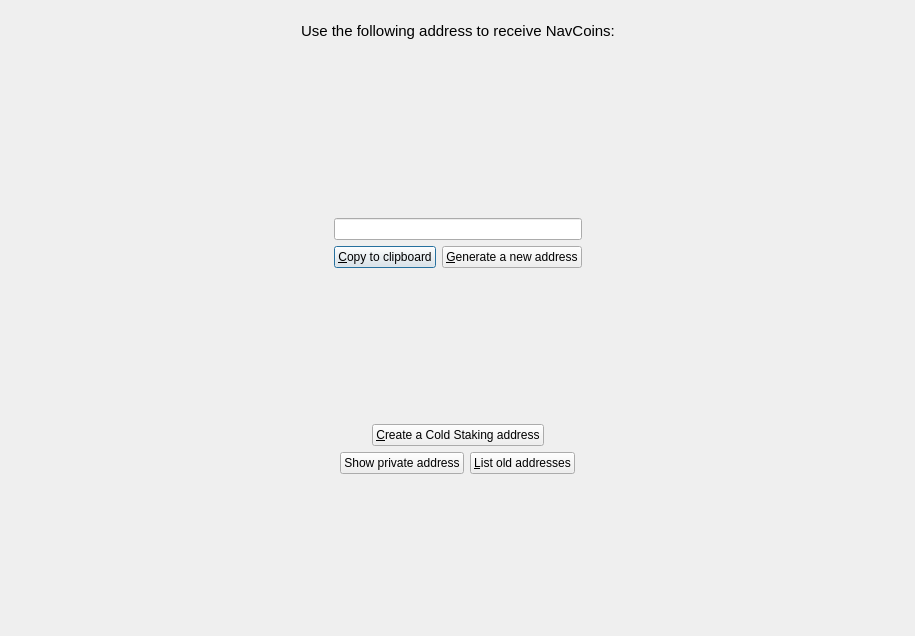
<?xml version="1.0" encoding="UTF-8"?>
<ui version="4.0">
 <class>getAddressToReceive</class>
 <widget class="QWidget" name="getAddressToReceive">
  <property name="windowModality">
   <enum>Qt::NonModal</enum>
  </property>
  <property name="geometry">
   <rect>
    <x>0</x>
    <y>0</y>
    <width>915</width>
    <height>636</height>
   </rect>
  </property>
  <property name="sizePolicy">
   <sizepolicy hsizetype="MinimumExpanding" vsizetype="MinimumExpanding">
    <horstretch>0</horstretch>
    <verstretch>0</verstretch>
   </sizepolicy>
  </property>
  <property name="windowTitle">
   <string>Form</string>
  </property>
  <layout class="QGridLayout" name="gridLayout">
   <item row="0" column="0">
    <layout class="QVBoxLayout" name="verticalLayout">
     <property name="sizeConstraint">
      <enum>QLayout::SetNoConstraint</enum>
     </property>
     <item>
      <spacer name="verticalSpacer">
       <property name="orientation">
        <enum>Qt::Vertical</enum>
       </property>
       <property name="sizeType">
        <enum>QSizePolicy::Maximum</enum>
       </property>
       <property name="sizeHint" stdset="0">
        <size>
         <width>20</width>
         <height>10</height>
        </size>
       </property>
      </spacer>
     </item>
     <item>
      <layout class="QHBoxLayout" name="horizontalLayout">
       <item>
        <spacer name="horizontalSpacer">
         <property name="orientation">
          <enum>Qt::Horizontal</enum>
         </property>
         <property name="sizeHint" stdset="0">
          <size>
           <width>40</width>
           <height>20</height>
          </size>
         </property>
        </spacer>
       </item>
       <item>
        <widget class="QLabel" name="label">
         <property name="font">
          <font>
           <pointsize>11</pointsize>
          </font>
         </property>
         <property name="text">
          <string>Use the following address to receive NavCoins:</string>
         </property>
        </widget>
       </item>
       <item>
        <spacer name="horizontalSpacer_2">
         <property name="orientation">
          <enum>Qt::Horizontal</enum>
         </property>
         <property name="sizeHint" stdset="0">
          <size>
           <width>40</width>
           <height>20</height>
          </size>
         </property>
        </spacer>
       </item>
      </layout>
     </item>
     <item>
      <spacer name="verticalSpacer_2">
       <property name="orientation">
        <enum>Qt::Vertical</enum>
       </property>
       <property name="sizeHint" stdset="0">
        <size>
         <width>20</width>
         <height>10</height>
        </size>
       </property>
      </spacer>
     </item>
     <item>
      <layout class="QHBoxLayout" name="horizontalLayout_8">
       <item>
        <spacer name="horizontalSpacer_4">
         <property name="orientation">
          <enum>Qt::Horizontal</enum>
         </property>
         <property name="sizeHint" stdset="0">
          <size>
           <width>40</width>
           <height>20</height>
          </size>
         </property>
        </spacer>
       </item>
       <item>
        <layout class="QHBoxLayout" name="horizontalLayout_2">
         <item>
          <spacer name="horizontalSpacer_16">
           <property name="orientation">
            <enum>Qt::Horizontal</enum>
           </property>
           <property name="sizeHint" stdset="0">
            <size>
             <width>40</width>
             <height>20</height>
            </size>
           </property>
          </spacer>
         </item>
         <item>
          <layout class="QVBoxLayout" name="verticalLayout_3">
           <item>
            <widget class="QRImageWidget" name="lblQRCode">
             <property name="toolTip">
              <string>QR Code</string>
             </property>
             <property name="styleSheet">
              <string notr="true"/>
             </property>
             <property name="textFormat">
              <enum>Qt::PlainText</enum>
             </property>
             <property name="alignment">
              <set>Qt::AlignCenter</set>
             </property>
             <property name="wordWrap">
              <bool>true</bool>
             </property>
            </widget>
           </item>
           <item>
            <widget class="QLineEdit" name="lblAddress">
             <property name="alignment">
              <set>Qt::AlignCenter</set>
             </property>
             <property name="readOnly">
              <bool>true</bool>
             </property>
            </widget>
           </item>
           <item>
            <layout class="QHBoxLayout" name="verticalLayout_13">
             <item>
              <widget class="QPushButton" name="copyClipboardButton">
               <property name="text">
                <string>&amp;Copy to clipboard</string>
               </property>
               <property name="default">
                <bool>true</bool>
               </property>
              </widget>
             </item>
             <item>
              <widget class="QPushButton" name="newAddressButton">
               <property name="text">
                <string>&amp;Generate a new address</string>
               </property>
              </widget>
             </item>
            </layout>
           </item>
          </layout>
         </item>
         <item>
          <spacer name="horizontalSpacer_15">
           <property name="orientation">
            <enum>Qt::Horizontal</enum>
           </property>
           <property name="sizeHint" stdset="0">
            <size>
             <width>40</width>
             <height>20</height>
            </size>
           </property>
          </spacer>
         </item>
        </layout>
       </item>
       <item>
        <spacer name="horizontalSpacer_3">
         <property name="orientation">
          <enum>Qt::Horizontal</enum>
         </property>
         <property name="sizeHint" stdset="0">
          <size>
           <width>40</width>
           <height>20</height>
          </size>
         </property>
        </spacer>
       </item>
      </layout>
     </item>
     <item>
      <spacer name="verticalSpacer_3">
       <property name="orientation">
        <enum>Qt::Vertical</enum>
       </property>
       <property name="sizeHint" stdset="0">
        <size>
         <width>20</width>
         <height>20</height>
        </size>
       </property>
      </spacer>
     </item>
     <item>
      <layout class="QHBoxLayout" name="horizontalLayout_7">
       <item>
        <spacer name="horizontalSpacer_13">
         <property name="orientation">
          <enum>Qt::Horizontal</enum>
         </property>
         <property name="sizeHint" stdset="0">
          <size>
           <width>40</width>
           <height>20</height>
          </size>
         </property>
        </spacer>
       </item>
       <item>
        <widget class="QPushButton" name="coldStakingButton">
         <property name="text">
          <string>&amp;Create a Cold Staking address</string>
         </property>
        </widget>
       </item>
       <item>
        <spacer name="horizontalSpacer_14">
         <property name="orientation">
          <enum>Qt::Horizontal</enum>
         </property>
         <property name="sizeHint" stdset="0">
          <size>
           <width>40</width>
           <height>20</height>
          </size>
         </property>
        </spacer>
       </item>
      </layout>
     </item>
     <item>
      <layout class="QHBoxLayout" name="horizontalLayout_3">
       <item>
        <spacer name="horizontalSpacer_5">
         <property name="orientation">
          <enum>Qt::Horizontal</enum>
         </property>
         <property name="sizeHint" stdset="0">
          <size>
           <width>40</width>
           <height>20</height>
          </size>
         </property>
        </spacer>
       </item>
       <item>
        <widget class="QPushButton" name="privateAddressButton">
         <property name="text">
          <string>Show private address</string>
         </property>
        </widget>
       </item>
       <item>
        <widget class="QPushButton" name="requestNewAddressButton">
         <property name="text">
          <string>&amp;List old addresses</string>
         </property>
        </widget>
       </item>
       <item>
        <spacer name="horizontalSpacer_6">
         <property name="orientation">
          <enum>Qt::Horizontal</enum>
         </property>
         <property name="sizeHint" stdset="0">
          <size>
           <width>40</width>
           <height>20</height>
          </size>
         </property>
        </spacer>
       </item>
      </layout>
     </item>
     <item>
      <spacer name="verticalSpacer_4">
       <property name="orientation">
        <enum>Qt::Vertical</enum>
       </property>
       <property name="sizeType">
        <enum>QSizePolicy::MinimumExpanding</enum>
       </property>
       <property name="sizeHint" stdset="0">
        <size>
         <width>20</width>
         <height>10</height>
        </size>
       </property>
      </spacer>
     </item>
    </layout>
   </item>
  </layout>
 </widget>
 <customwidgets>
  <customwidget>
   <class>QRImageWidget</class>
   <extends>QLabel</extends>
   <header>receiverequestdialog.h</header>
  </customwidget>
 </customwidgets>
 <resources/>
 <connections/>
</ui>
